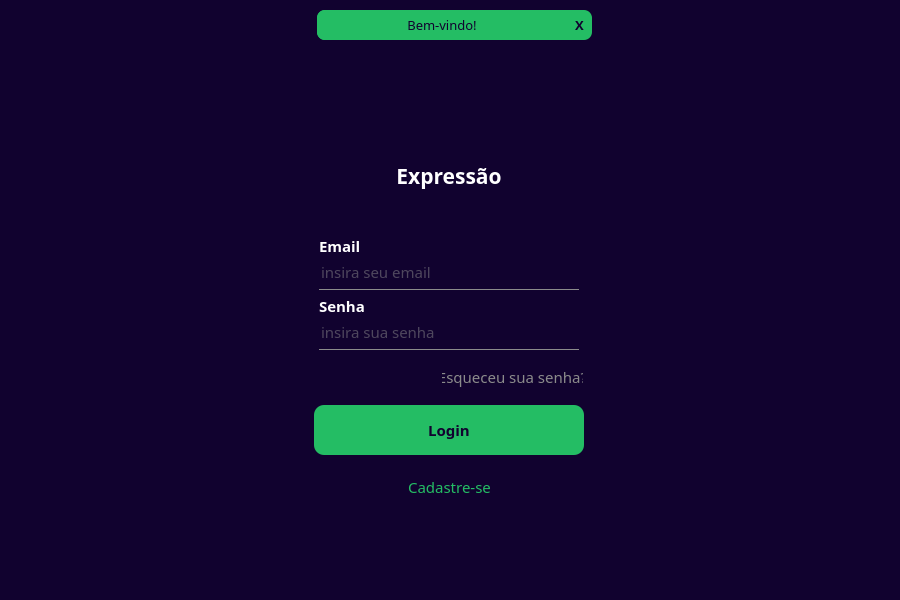
<?xml version="1.0" encoding="UTF-8"?>
<ui version="4.0">
 <class>MainWindow</class>
 <widget class="QMainWindow" name="MainWindow">
  <property name="geometry">
   <rect>
    <x>0</x>
    <y>0</y>
    <width>900</width>
    <height>600</height>
   </rect>
  </property>
  <property name="minimumSize">
   <size>
    <width>900</width>
    <height>600</height>
   </size>
  </property>
  <property name="maximumSize">
   <size>
    <width>900</width>
    <height>600</height>
   </size>
  </property>
  <property name="windowTitle">
   <string>Login</string>
  </property>
  <property name="styleSheet">
   <string notr="true">background-color: rgb(6, 0, 83);</string>
  </property>
  <widget class="QWidget" name="centralwidget">
   <property name="minimumSize">
    <size>
     <width>0</width>
     <height>0</height>
    </size>
   </property>
   <layout class="QVBoxLayout" name="verticalLayout">
    <property name="spacing">
     <number>0</number>
    </property>
    <property name="leftMargin">
     <number>0</number>
    </property>
    <property name="topMargin">
     <number>0</number>
    </property>
    <property name="rightMargin">
     <number>0</number>
    </property>
    <property name="bottomMargin">
     <number>0</number>
    </property>
    <item>
     <widget class="QFrame" name="top">
      <property name="maximumSize">
       <size>
        <width>16777215</width>
        <height>50</height>
       </size>
      </property>
      <property name="font">
       <font>
        <family>Berlin Sans FB</family>
        <pointsize>11</pointsize>
       </font>
      </property>
      <property name="styleSheet">
       <string notr="true">background-color:rgb(17, 2, 47);</string>
      </property>
      <property name="frameShape">
       <enum>QFrame::NoFrame</enum>
      </property>
      <property name="frameShadow">
       <enum>QFrame::Raised</enum>
      </property>
      <layout class="QHBoxLayout" name="horizontalLayout_2">
       <property name="spacing">
        <number>0</number>
       </property>
       <property name="topMargin">
        <number>0</number>
       </property>
       <property name="rightMargin">
        <number>0</number>
       </property>
       <property name="bottomMargin">
        <number>0</number>
       </property>
       <item>
        <widget class="QFrame" name="frame_error">
         <property name="maximumSize">
          <size>
           <width>275</width>
           <height>30</height>
          </size>
         </property>
         <property name="styleSheet">
          <string notr="true">background-color: rgb(36, 189, 100);
border-radius: 8px;</string>
         </property>
         <property name="frameShape">
          <enum>QFrame::NoFrame</enum>
         </property>
         <property name="frameShadow">
          <enum>QFrame::Raised</enum>
         </property>
         <layout class="QHBoxLayout" name="horizontalLayout_3">
          <property name="spacing">
           <number>0</number>
          </property>
          <property name="leftMargin">
           <number>0</number>
          </property>
          <property name="topMargin">
           <number>0</number>
          </property>
          <property name="rightMargin">
           <number>0</number>
          </property>
          <property name="bottomMargin">
           <number>0</number>
          </property>
          <item>
           <widget class="QLabel" name="label_erro">
            <property name="maximumSize">
             <size>
              <width>250</width>
              <height>30</height>
             </size>
            </property>
            <property name="font">
             <font>
              <family>Berlin Sans FB</family>
              <pointsize>10</pointsize>
             </font>
            </property>
            <property name="styleSheet">
             <string notr="true">
color: rgb(17, 2, 47);
</string>
            </property>
            <property name="text">
             <string>Bem-vindo!</string>
            </property>
            <property name="alignment">
             <set>Qt::AlignCenter</set>
            </property>
           </widget>
          </item>
          <item>
           <widget class="QPushButton" name="bt_erro">
            <property name="maximumSize">
             <size>
              <width>25</width>
              <height>25</height>
             </size>
            </property>
            <property name="font">
             <font>
              <family>Berlin Sans FB</family>
              <pointsize>10</pointsize>
              <weight>75</weight>
              <bold>true</bold>
             </font>
            </property>
            <property name="styleSheet">
             <string notr="true">QAbstractButton{
	color: rgb(17, 2, 47);
	border: 0;
	border-radius: 8px;
}
QAbstractButton::hover{
	color: white;
}</string>
            </property>
            <property name="text">
             <string>X</string>
            </property>
           </widget>
          </item>
         </layout>
        </widget>
       </item>
      </layout>
     </widget>
    </item>
    <item>
     <widget class="QFrame" name="main">
      <property name="minimumSize">
       <size>
        <width>0</width>
        <height>0</height>
       </size>
      </property>
      <property name="styleSheet">
       <string notr="true">background-color:rgb(17, 2, 47);</string>
      </property>
      <property name="frameShape">
       <enum>QFrame::NoFrame</enum>
      </property>
      <property name="frameShadow">
       <enum>QFrame::Raised</enum>
      </property>
      <layout class="QHBoxLayout" name="horizontalLayout">
       <property name="spacing">
        <number>0</number>
       </property>
       <property name="leftMargin">
        <number>0</number>
       </property>
       <property name="topMargin">
        <number>0</number>
       </property>
       <property name="rightMargin">
        <number>0</number>
       </property>
       <property name="bottomMargin">
        <number>0</number>
       </property>
       <item>
        <widget class="QFrame" name="frame_3">
         <property name="maximumSize">
          <size>
           <width>335</width>
           <height>400</height>
          </size>
         </property>
         <property name="styleSheet">
          <string notr="true">background-color: rgb(17, 2, 47);</string>
         </property>
         <property name="frameShape">
          <enum>QFrame::NoFrame</enum>
         </property>
         <property name="frameShadow">
          <enum>QFrame::Raised</enum>
         </property>
         <widget class="QLabel" name="titulo">
          <property name="geometry">
           <rect>
            <x>67</x>
            <y>30</y>
            <width>200</width>
            <height>41</height>
           </rect>
          </property>
          <property name="font">
           <font>
            <family>Berlin Sans FB Demi</family>
            <pointsize>16</pointsize>
            <weight>75</weight>
            <bold>true</bold>
           </font>
          </property>
          <property name="styleSheet">
           <string notr="true">color: rgb(255, 255, 255);</string>
          </property>
          <property name="text">
           <string>Expressão</string>
          </property>
          <property name="alignment">
           <set>Qt::AlignCenter</set>
          </property>
         </widget>
         <widget class="QPushButton" name="bt_login">
          <property name="geometry">
           <rect>
            <x>32</x>
            <y>280</y>
            <width>270</width>
            <height>50</height>
           </rect>
          </property>
          <property name="font">
           <font>
            <family>Berlin Sans FB Demi</family>
            <pointsize>11</pointsize>
            <weight>75</weight>
            <bold>true</bold>
           </font>
          </property>
          <property name="styleSheet">
           <string notr="true">QAbstractButton{
	border: 0;
	border-radius: 10px;
	background-color: rgb(36, 189, 100);
	color: rgb(17, 2, 47);
}
QAbstractButton::hover{
	background-color: rgb(32, 171, 90);
}</string>
          </property>
          <property name="text">
           <string>Login</string>
          </property>
         </widget>
         <widget class="QFrame" name="frame_email">
          <property name="geometry">
           <rect>
            <x>32</x>
            <y>110</y>
            <width>270</width>
            <height>60</height>
           </rect>
          </property>
          <property name="font">
           <font>
            <family>Berlin Sans FB</family>
            <pointsize>11</pointsize>
           </font>
          </property>
          <property name="styleSheet">
           <string notr="true">background-color:rgb(17, 2, 47);</string>
          </property>
          <property name="frameShape">
           <enum>QFrame::NoFrame</enum>
          </property>
          <property name="frameShadow">
           <enum>QFrame::Raised</enum>
          </property>
          <widget class="QLabel" name="label_email">
           <property name="geometry">
            <rect>
             <x>5</x>
             <y>0</y>
             <width>71</width>
             <height>21</height>
            </rect>
           </property>
           <property name="font">
            <font>
             <family>Berlin Sans FB Demi</family>
             <pointsize>11</pointsize>
             <weight>75</weight>
             <bold>true</bold>
            </font>
           </property>
           <property name="styleSheet">
            <string notr="true">color: rgb(255, 255, 255);</string>
           </property>
           <property name="text">
            <string>Email</string>
           </property>
          </widget>
          <widget class="QLineEdit" name="le_email">
           <property name="geometry">
            <rect>
             <x>5</x>
             <y>20</y>
             <width>260</width>
             <height>35</height>
            </rect>
           </property>
           <property name="font">
            <font>
             <family>Berlin Sans FB</family>
             <pointsize>11</pointsize>
            </font>
           </property>
           <property name="styleSheet">
            <string notr="true">QLineEdit{
	border: 0; 
	border-bottom: 1px solid rgb(139, 139, 139);
	color: rgb(139, 139, 139);
}
</string>
           </property>
           <property name="placeholderText">
            <string>insira seu email</string>
           </property>
          </widget>
         </widget>
         <widget class="QFrame" name="frame_senha">
          <property name="geometry">
           <rect>
            <x>32</x>
            <y>170</y>
            <width>270</width>
            <height>60</height>
           </rect>
          </property>
          <property name="styleSheet">
           <string notr="true">background-color:rgb(17, 2, 47);</string>
          </property>
          <property name="frameShape">
           <enum>QFrame::NoFrame</enum>
          </property>
          <property name="frameShadow">
           <enum>QFrame::Raised</enum>
          </property>
          <widget class="QLabel" name="label_senha">
           <property name="geometry">
            <rect>
             <x>5</x>
             <y>0</y>
             <width>71</width>
             <height>21</height>
            </rect>
           </property>
           <property name="font">
            <font>
             <family>Berlin Sans FB Demi</family>
             <pointsize>11</pointsize>
             <weight>75</weight>
             <bold>true</bold>
            </font>
           </property>
           <property name="styleSheet">
            <string notr="true">color: rgb(255, 255, 255);</string>
           </property>
           <property name="text">
            <string>Senha</string>
           </property>
          </widget>
          <widget class="QLineEdit" name="le_senha">
           <property name="geometry">
            <rect>
             <x>5</x>
             <y>20</y>
             <width>260</width>
             <height>35</height>
            </rect>
           </property>
           <property name="font">
            <font>
             <family>Berlin Sans FB</family>
             <pointsize>11</pointsize>
            </font>
           </property>
           <property name="styleSheet">
            <string notr="true">QLineEdit{
	border: 0; 
	border-bottom: 1px solid rgb(139, 139, 139);
	color: rgb(139, 139, 139);
}</string>
           </property>
           <property name="maxLength">
            <number>15</number>
           </property>
           <property name="echoMode">
            <enum>QLineEdit::Password</enum>
           </property>
           <property name="placeholderText">
            <string>insira sua senha</string>
           </property>
          </widget>
         </widget>
         <widget class="QPushButton" name="bt_forgetpassword">
          <property name="geometry">
           <rect>
            <x>160</x>
            <y>240</y>
            <width>141</width>
            <height>23</height>
           </rect>
          </property>
          <property name="font">
           <font>
            <family>Berlin Sans FB</family>
            <pointsize>11</pointsize>
            <weight>50</weight>
            <bold>false</bold>
           </font>
          </property>
          <property name="styleSheet">
           <string notr="true">QAbstractButton{
	border: 0;
	color: rgb(139, 139, 139)
}
QAbstractButton:hover{
	text-decoration:underline;
}</string>
          </property>
          <property name="text">
           <string>Esqueceu sua senha?</string>
          </property>
         </widget>
         <widget class="QPushButton" name="bt_cadastrar">
          <property name="geometry">
           <rect>
            <x>97</x>
            <y>350</y>
            <width>141</width>
            <height>23</height>
           </rect>
          </property>
          <property name="font">
           <font>
            <family>Berlin Sans FB</family>
            <pointsize>11</pointsize>
            <weight>50</weight>
            <bold>false</bold>
           </font>
          </property>
          <property name="styleSheet">
           <string notr="true">QAbstractButton{
	border: 0;
	color: rgb(36, 189, 100);
}
QAbstractButton::hover{
	text-decoration: underline;
}</string>
          </property>
          <property name="text">
           <string>Cadastre-se</string>
          </property>
         </widget>
        </widget>
       </item>
      </layout>
     </widget>
    </item>
   </layout>
  </widget>
 </widget>
 <resources/>
 <connections/>
</ui>
